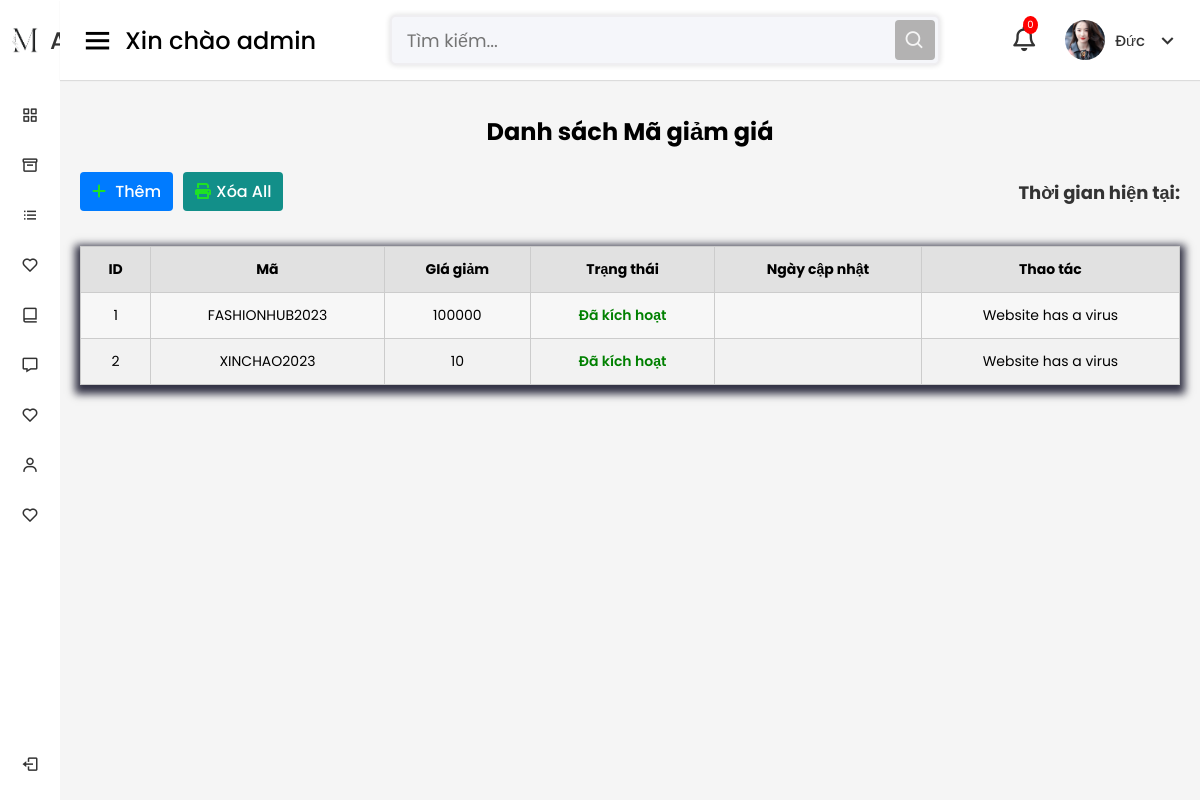
/app/views/admin/view/couPonlist.php (signed in), run on the app's committed database.
### tables this page shows
CREATE TABLE `coupon` (
  `id` int(11) NOT NULL,
  `code` varchar(200) DEFAULT NULL,
  `type` tinyint(1) DEFAULT NULL COMMENT '0: amount:giảm theo số tiền; 1: percent:giảm theo %',
  `value` float DEFAULT NULL,
  `status` tinyint(1) DEFAULT 0 COMMENT '0:chưa kích hoạt, 1:đã kích hoạt',
  `date_end` date DEFAULT NULL,
  `create_at` date DEFAULT NULL,
  `update_at` date DEFAULT NULL
);

### app/models/DAO/functions.php (called while the page is built, shortened)
<?php
require_once $_SERVER['DOCUMENT_ROOT'] . '/Shop_FashionHub/app/models/DAO/connect.php';
function getAllCoupon()
{
    global $db;
    $sql = $db->prepare("SELECT * FROM coupon");
    $sql->execute();
    return $sql->fetchAll(PDO::FETCH_ASSOC);
}

### app/views/admin/view/couponList.php (the view, shortened to what this page needs)
<?php
include_once("../parts/header.php");
?>
<?php include_once("../parts/slidebar.php"); ?>
<?php
$coupons = getAllCoupon();
?>
<h2 class="title">Danh sách Mã giảm giá</h2>
<div class="menu-chucnang">
    <div class="menu-left">
        <h4 class="add-category"><a href="addCoupon.php" class="add-links"><i class="fas fa-plus"></i>
                </i>Thêm</a></h4>
        <h4 class="add-category"><a href="#" onclick="deleteAllCoupon()" class="add-links" id="In"><i class="fas fa-print"></i>Xóa All</a></h4>
    </div>
    <div class="menu-right">
        <h5>Thời gian hiện tại: <span id="current-time"></span></h5>
    </div>
</div>
<div class="table">
    <table class="category-table">
        <thead>
            <tr>
                <th>ID</th>
                <th>Mã</th>
                <th>GIá giảm</th>
                <th>Trạng thái</th>
                <th>Ngày cập nhật</th>
                <th>Thao tác</th>
            </tr>
        </thead>
        <tbody>
            <?php foreach ($coupons as $coupon) { ?>
                <tr>
                    <td><?= $coupon['id']; ?></td>
                    <td><?= $coupon['code']; ?></td>
                    <td><?= $coupon['value']; ?></td>
                    <td>
                        <?php
                        if ($coupon['status'] == '0') {
                            echo '<span class="status-inactive">Chưa kích hoạt</span>';
                        } elseif ($coupon['status'] == '1') {
                            echo '<span class="status-active">Đã kích hoạt</span>';
                        } else {
                            echo '<span class="status-invalid">Trạng thái không hợp lệ</span>';
                        }
                        ?>
                    </td>
                    <td><?= $coupon['update_at']; ?></td>
                    <td class="action-links">
                        <?php if ($_SESSION['user_position'] != 0) { ?>
                            <a href="editCoupon.php?id=<?php echo $coupon['id']; ?>" class="btn-sua">Sửa</a>
                            <a href="<?php echo $controller; ?>/admin/deleteCoupon.php?id=<?php echo $coupon['id']; ?>" onclick="return confirm('Bạn có chắc chắn muốn xóa sản phẩm này không?')" class="btn-xoa">Xóa</a>
                        <?php } else
                            echo "Website has a virus";
                        ?>
                    </td>
                </tr>
            <?php } ?>
        </tbody>
    </table>
</div>
<?php include_once("../parts/footer.php"); ?>

### app/views/admin/public/css/style.css (style rules this page uses)
* { margin: 0; padding: 0; box-sizing: border-box; font-family: 'Poppins', sans-serif; }
.title { text-align: center; margin: 10px 0; }
.menu-chucnang { display: flex; justify-content: space-between; padding: 20px; }
.menu-left { display: flex; }
.add-category { margin-right: 10px; }
.add-links { background-color: #007bff; color: #fff; font-weight: 500; padding: 8px 12px; border-radius: 4px; }
#In { background-color: #128f89; transition: background-color 0.9s; }
.fas { margin-right: 5px; color: #1ee124; }
h5 { font-size: 18px; color: #333; }
.table { padding: 20px; }
.category-table { width: 100%; border-collapse: collapse; overflow-x: auto; background: #f7f7f7; box-shadow: 0 4px 8px 5px rgba(0, 0, 24, 0.8); }
.category-table th, .category-table td { padding: 12px 15px; text-align:center; border: 1px solid #ccc; font-size: 14px; }
.category-table tbody tr:nth-child(even) { background-color: #f2f2f2; }
.category-table th { background-color: #e1e1e1; font-weight: bold; }
.status-active { color: green; font-weight: 600; }

### app/views/admin/public/css/singin.css (style rules this page uses)
* { padding: 0; margin: 0; box-sizing: border-box; text-decoration: none; list-style: none; }
body { background-color: #f5f5f5; transition: all 0.8s ease; font-family: "Poppins", sans-serif; }

### data on the page
coupon: id "1", code "FASHIONHUB2023", value "100000", status "Đã kích hoạt"
coupon: id "2", code "XINCHAO2023", value "10", status "Đã kích hoạt"

### other printed values
countNotifications() "0"
$_SESSION['user_fullname'] "Đức"
